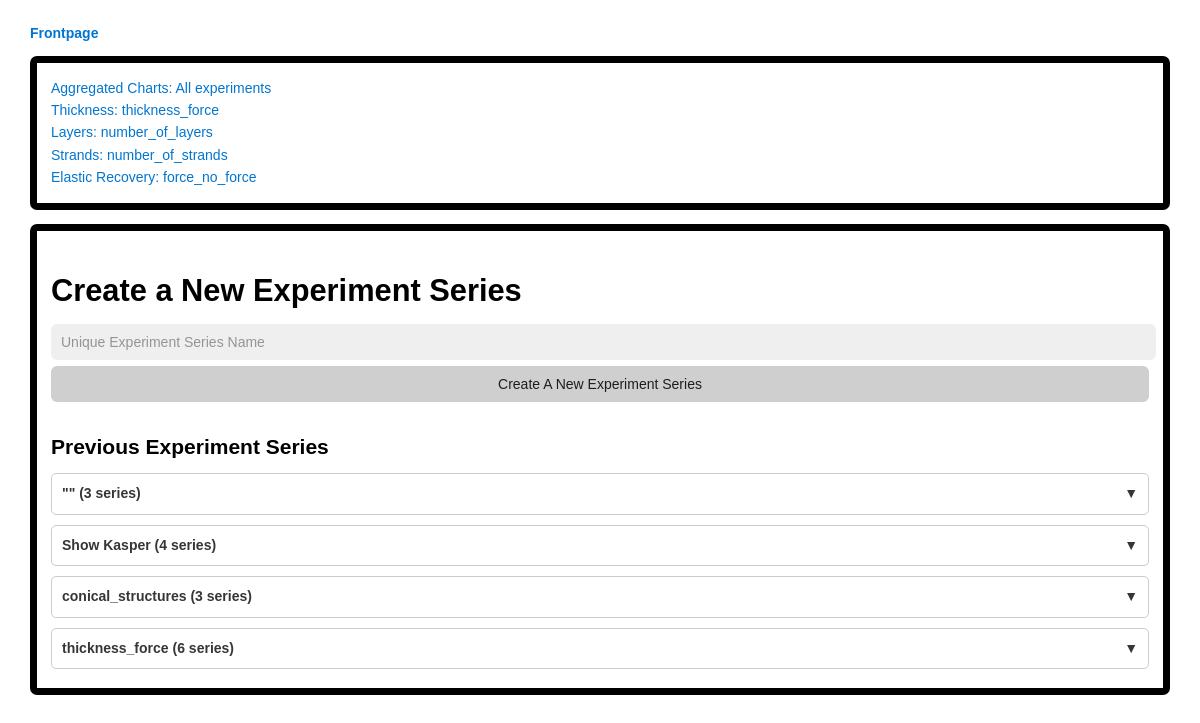
The page / on the database its author committed.
### database/models/experiment_series_model.py (models this page shows, shortened)
class ExperimentSeries(Base):
	__tablename__ = 'experiment_series'
	experiment_series_name = Column(String, primary_key=True, unique=True, nullable=False)
	group_name = Column(String, default='')
	description = Column(String, default='')
	num_experiments = Column(Integer, default=50)
	max_simulation_time = Column(Float, default=10.0)
	bounding_box_volume_threshold = Column(Float, default=1.8)
	beam_strain_threshold = Column(Float, default=0.08)
	node_velocity_threshold = Column(Float, default=3.0)
	initial_force_applied_in_y_direction = Column(Float, default=0.0)
	final_force_in_y_direction = Column(Float, default=0.0)
	initial_top_nodes_force_in_y_direction = Column(Float, default=0.0)
	final_top_nodes_force_in_y_direction = Column(Float, default=0.0)
	initial_force_applied_in_x_direction = Column(Float, default=0.0)
	final_force_in_x_direction = Column(Float, default=0.0)
	initial_force_applied_in_z_direction = Column(Float, default=0.0)
	final_force_in_z_direction = Column(Float, default=0.0)
	torsional_force = Column(Float, default=0.0)
	reset_force_after_seconds = Column(Integer)
	num_strands = Column(Integer, default=8)
	num_layers = Column(Integer, default=5)
	radius = Column(Float, default=0.1)
	pitch = Column(Float, default=0.1)  # The distance between two consecutive strands in the same layer
	radius_taper = Column(Float, default=0.0)  # Conicity (how much it narrows towards the top)
	material_thickness = Column(Float, default=0.005)
	material_youngs_modulus = Column(Float, default=1.72e10)  # Glass-reinforced polyester (GRP) https://en.wikipedia.org/wiki/Young%27s_modulus
	weight_kg = Column(Float, default=None)
	height_m = Column(Float, default=None)
	is_experiments_outdated = Column(Boolean, default=False) # Used to know that the values in this table have been changed without rerunning the experiments

### experiments_server/server.py (the view)
@app.route("/")
def index_page():
    grouped_experiment_series = select_all_experiment_series_grouped(g.db)
    return render_template(
        "frontpage/frontpage.html",
        grouped_experiment_series=grouped_experiment_series
    )

### database/queries/experiment_series_queries.py (called while the page is built)
def select_all_experiment_series_grouped(session):
	experiment_series = session.query(ExperimentSeries).order_by(ExperimentSeries.group_name, ExperimentSeries.experiment_series_name).all()
	grouped_experiment_series = {}
	for series in experiment_series:
		group_name = series.group_name or "Ungrouped"
		if group_name not in grouped_experiment_series:
			grouped_experiment_series[group_name] = []
		grouped_experiment_series[group_name].append(series)
	return grouped_experiment_series

### experiments_server/server.py (called while the page is built)
@app.before_request
def create_session():
	g.db = SessionLocal()

@app.teardown_appcontext
def teardown_session(exception=None):
	db = g.pop('db', None)
	if db is not None:
		db.close()

### experiments_server/templates/frontpage/frontpage.html (shortened to what this page needs)
{% extends "layout.html" %}
{% block body %}
<div class="block">
    <div style="font-size: 14px; line-height: 1.6;">
        <a href="/aggregated_charts">Aggregated Charts: All experiments</a><br>
        <a href="/thickness_analysis">Thickness: thickness_force</a><br>
        <a href="/layer_analysis">Layers: number_of_layers</a><br>
        <a href="/strands_analysis">Strands: number_of_strands</a><br>
        <a href="/force_no_force_analysis">Elastic Recovery: force_no_force</a>
    </div>
</div>
<div class="block">
<h1>Create a New Experiment Series</h1>
<form action="/api/experiment_series" method="POST">
    <input id="new-experiment-input" type="text" placeholder="Unique Experiment Series Name" name="experiment_series_name" required>
    <button id="new-experiment-button">Create A New Experiment Series</button>
</form>
<h2>Previous Experiment Series</h2>
{% for group_name, experiment_series_list in grouped_experiment_series.items() %}
<div class="experiment-group collapsed">
    <div class="group-header" onclick="toggleGroup(this)">
        {{ group_name }} ({{ experiment_series_list|length }} series)
        <span class="toggle-icon">▼</span>
    </div>
</div>
{% endfor %}
</div>
{% endblock %}

### experiments_server/templates/layout.html (shortened to what this page needs)
<!DOCTYPE html>
<html>
<head>
  <link rel="stylesheet" href="{{ url_for('static', filename='water.css') }}">
  <link rel="stylesheet" type="text/css" href="{{ url_for('static', filename='style.css') }}">
</head>
<body>
  <nav>
    <h4><a id="nav-logo" href="/">Frontpage</a></h4>
  </nav>
  <div class="body">
  	{% block body %}{% endblock %}
  </div>
</body>
</html>

### experiments_server/static/water.css (style rules this page uses)
:root { --background-body: #fff; --background: #efefef; --background-alt: #f7f7f7; --selection: #9e9e9e; --text-main: #363636; --text-bright: #000; --text-muted: #70777f; --links: #0076d1; --focus: #0096bfab; --border: #dbdbdb; --code: #000; --animation-duration: 0.1s; --button-base: #d0cfcf; --button-hover: #9b9b9b; --scrollbar-thumb: rgb(170, 170, 170); --scrollbar-thumb-hover: var(--button-hover); --form-placeholder: #949494; --form-text: #1d1d1d; --variable: #39a33c; --highlight: #ff0; }
html { scrollbar-color: rgb(170, 170, 170) #fff; scrollbar-color: var(--scrollbar-thumb) var(--background-body); scrollbar-width: thin; }
body { font-family: system-ui, -apple-system, BlinkMacSystemFont, 'Segoe UI', 'Roboto', 'Oxygen', 'Ubuntu', 'Cantarell', 'Fira Sans', 'Droid Sans', 'Helvetica Neue', 'Segoe UI Emoji', 'Apple Color Emoji', 'Noto Color Emoji', sans-serif; line-height: 1.4; max-width: 800px; margin: 20px auto; padding: 0 10px; word-wrap: break-word; color: #363636; color: var(--text-main); background: #fff; background: var(--background-body); text-rendering: optimizeLegibility; }
button { transition: background-color 0.1s linear, border-color 0.1s linear, color 0.1s linear, box-shadow 0.1s linear, transform 0.1s ease; transition: background-color var(--animation-duration) linear, border-color var(--animation-duration) linear, color var(--animation-duration) linear, box-shadow var(--animation-duration) linear, transform var(--animation-duration) ease; }
input { transition: background-color 0.1s linear, border-color 0.1s linear, color 0.1s linear, box-shadow 0.1s linear, transform 0.1s ease; transition: background-color var(--animation-duration) linear, border-color var(--animation-duration) linear, color var(--animation-duration) linear, box-shadow var(--animation-duration) linear, transform var(--animation-duration) ease; }
h1 { font-size: 2.2em; margin-top: 0; }
h1, h2, h3, h4, h5, h6 { margin-bottom: 12px; margin-top: 24px; }
h1 { color: #000; color: var(--text-bright); }
h2 { color: #000; color: var(--text-bright); }
h4 { color: #000; color: var(--text-bright); }
h1, h2, h3, h4, h5, h6, b, strong, th { font-weight: 600; }
button, select, input[type='submit'], input[type='reset'], input[type='button'], input[type='checkbox'], input[type='range'], input[type='radio'] { cursor: pointer; }
input, select { display: block; }
input { color: #1d1d1d; color: var(--form-text); background-color: #efefef; background-color: var(--background); font-family: inherit; font-size: inherit; margin-right: 6px; margin-bottom: 6px; padding: 10px; border: none; border-radius: 6px; outline: none; }
button { color: #1d1d1d; color: var(--form-text); background-color: #efefef; background-color: var(--background); font-family: inherit; font-size: inherit; margin-right: 6px; margin-bottom: 6px; padding: 10px; border: none; border-radius: 6px; outline: none; }
button { background-color: #d0cfcf; background-color: var(--button-base); padding-right: 30px; padding-left: 30px; }
input { vertical-align: top; }
input:not([type='checkbox']):not([type='radio']), input[type='range'], select, button, textarea { -webkit-appearance: none; }
::placeholder { color: #949494; color: var(--form-placeholder); }
a { text-decoration: none; color: #0076d1; color: var(--links); }

### experiments_server/static/style.css (style rules this page uses)
body { font-family: 'Trebuchet MS', sans-serif; font-size: 14px; }
.block { border: 0.5em solid black; border-radius: 0.5em; padding: 1em; margin-bottom: 1em; }
body { max-width: 95vw; }
#new-experiment-input { width: 98.8%; }
#new-experiment-button { width: 100%; }
.group-header { font-weight: bold; cursor: pointer; padding: 10px; margin: 10px 0 5px 0; border: 1px solid #ccc; border-radius: 5px; user-select: none; }
.group-header .toggle-icon { float: right; font-weight: bold; }

### rows shown on the page
ExperimentSeries: group_name "\"\"", experiment_series_list "3"
ExperimentSeries: group_name "Show Kasper", experiment_series_list "4"
ExperimentSeries: group_name "conical_structures", experiment_series_list "3"
ExperimentSeries: group_name "thickness_force", experiment_series_list "6"
